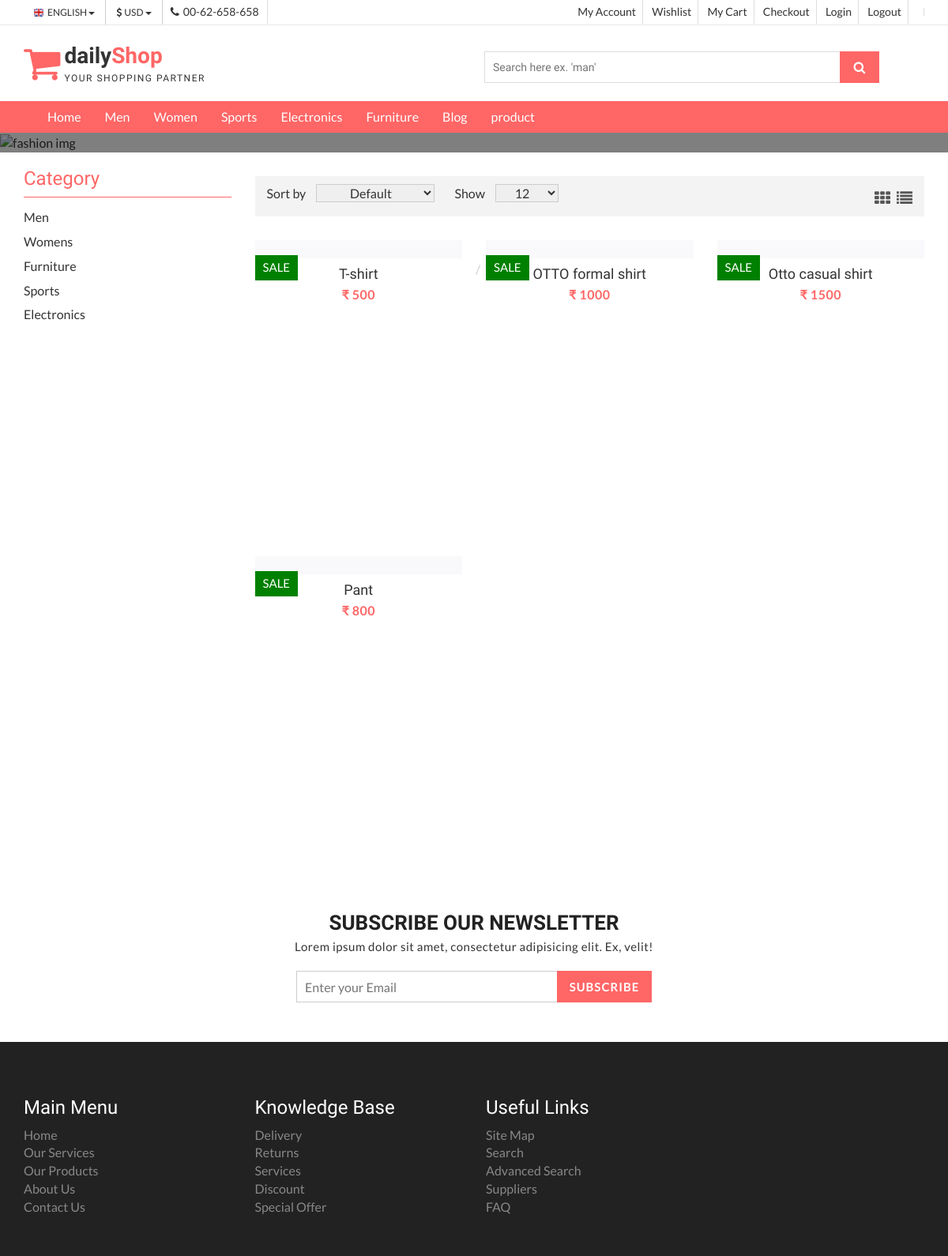
Before: /mens/1 with the older database file.
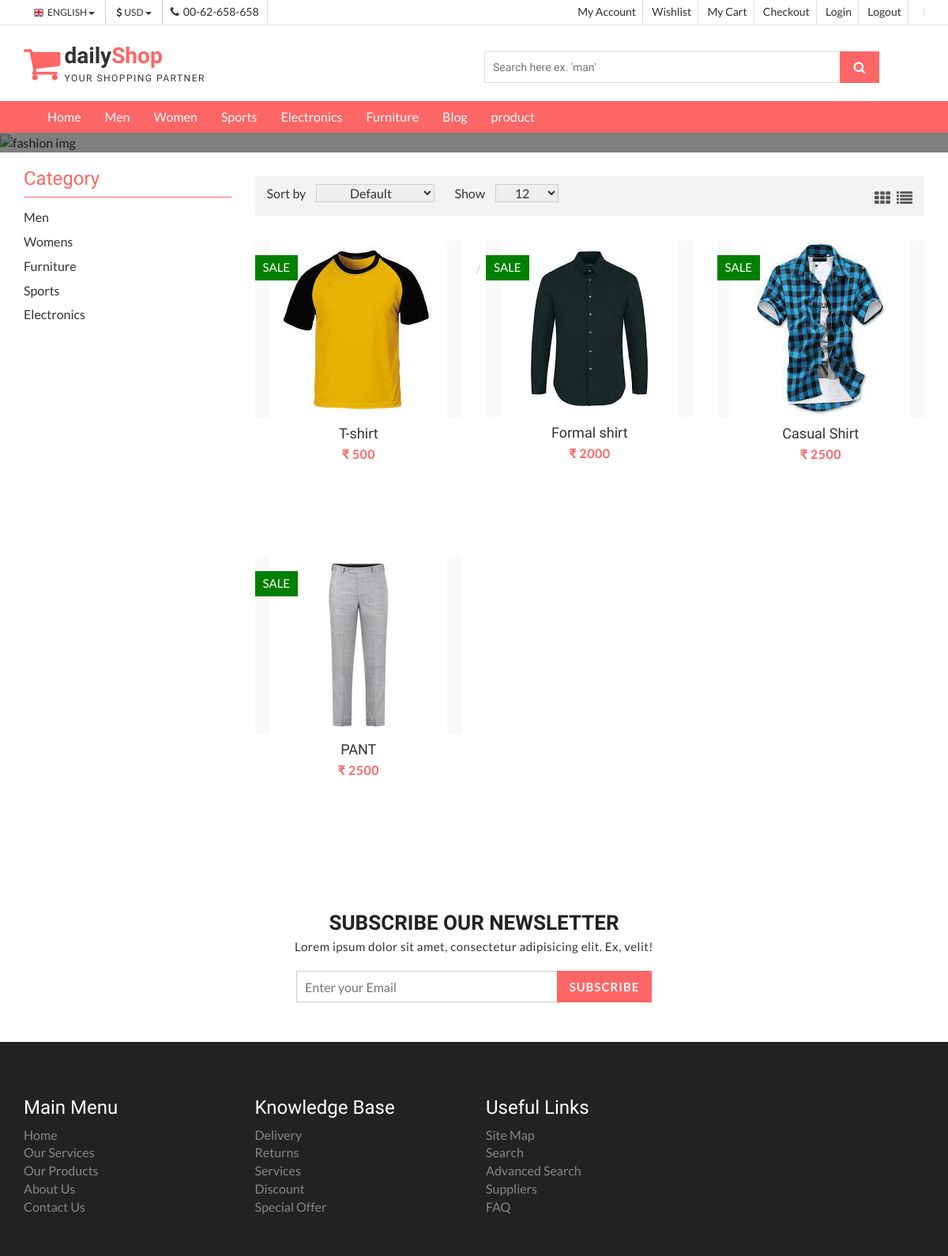
After: the same page with the newer database file.
### carts/models.py (models this page shows, shortened)
class Product(models.Model):
    category=models.ForeignKey(Category,on_delete=models.CASCADE)
    thumbnail = models.ImageField()
    title = models.CharField(max_length=100)
    price = models.IntegerField(default=0)
    content  = models.CharField(max_length=100)
    badge = models.CharField(max_length=100,null=True)
    stock=models.IntegerField()
    timestamp = models.DateTimeField(auto_now_add=True)

### carts/views.py (the view)
# urls.py: path('mens/<int:category_id>',Men,name='mens'),
def Men(request,category_id):
    try:
        product=Product.objects.filter(category_id=1)
    except:
        cart, created  = Cart.objects.get_or_create(user=request.user,complete=True)
        product = Wishlist.objects.filter(cart=cart)
    context = {'mens': product}
    return render(request,'mens.html',context)

### carts/templates/mens.html (shortened to what the changed rows need)
{% load static %}
<!DOCTYPE html>
<html lang="en">
  <head>
    <link href="{% static 'css/font-awesome.css' %}" rel="stylesheet">
    <link href="{% static 'css/bootstrap.css' %}" rel="stylesheet">
    <link href="{% static 'css/jquery.smartmenus.bootstrap.css' %}" rel="stylesheet">
    <link rel="stylesheet" type="text/css" href="{% static 'css/jquery.simpleLens.css' %}">
    <link rel="stylesheet" type="text/css" href="{% static 'css/slick.css' %}">
    <link rel="stylesheet" type="text/css" href="{% static 'css/nouislider.css' %}">
    <link id="switcher" href="{% static 'css/theme-color/default-theme.css' %}" rel="stylesheet">
    <link href="{% static 'css/sequence-theme.modern-slide-in.css' %}" rel="stylesheet" media="all">
    <link href="{% static 'css/style.css' %}" rel="stylesheet">
  </head>
  <body class="productPage">
  <section id="aa-catg-head-banner">
   <div class="aa-catg-head-banner-area">
     <div class="container">
      <div class="aa-catg-head-banner-content">
        <h2>Fashion</h2>
      </div>
     </div>
   </div>
  </section>
  <section id="aa-product-category">
    <div class="container">
      <div class="row">
        <div class="col-lg-9 col-md-9 col-sm-8 col-md-push-3">
          <div class="aa-product-catg-content">
            <div class="aa-product-catg-body">
              <ul class="aa-product-catg">
                {% for pro in mens %}
                <li>
                  <figure>
                    <a class="aa-product-img" href="#"><img src="{{  pro.thumbnail.url }}" alt=""></a>
                    <figcaption>
                      <h4 class="aa-product-title"><a href="#">{{ pro.title }}</a></h4>
                      <span class="aa-product-price">&#8377 {{  pro.price }}</span>
                    </figcaption>
                  </figure>
                   <span class="aa-badge aa-sale" href="#">{{  pro.badge }}</span>
                  </li>
                  {% endfor %}
            </div>
          </div>
        </div>
      </div>
    </div>
  </section>
  </body>
</html>

Changed rows visible on the page:
changed Product "T-shirt": thumbnail: picture added
changed Product: thumbnail: picture added; title "OTTO formal shirt" → "Formal shirt"; price "1000" → "2000"
changed Product: thumbnail: picture added; title "Otto casual shirt" → "Casual Shirt"; price "1500" → "2500"
changed Product: thumbnail: picture added; title "Pant" → "PANT"; price "800" → "2500"
